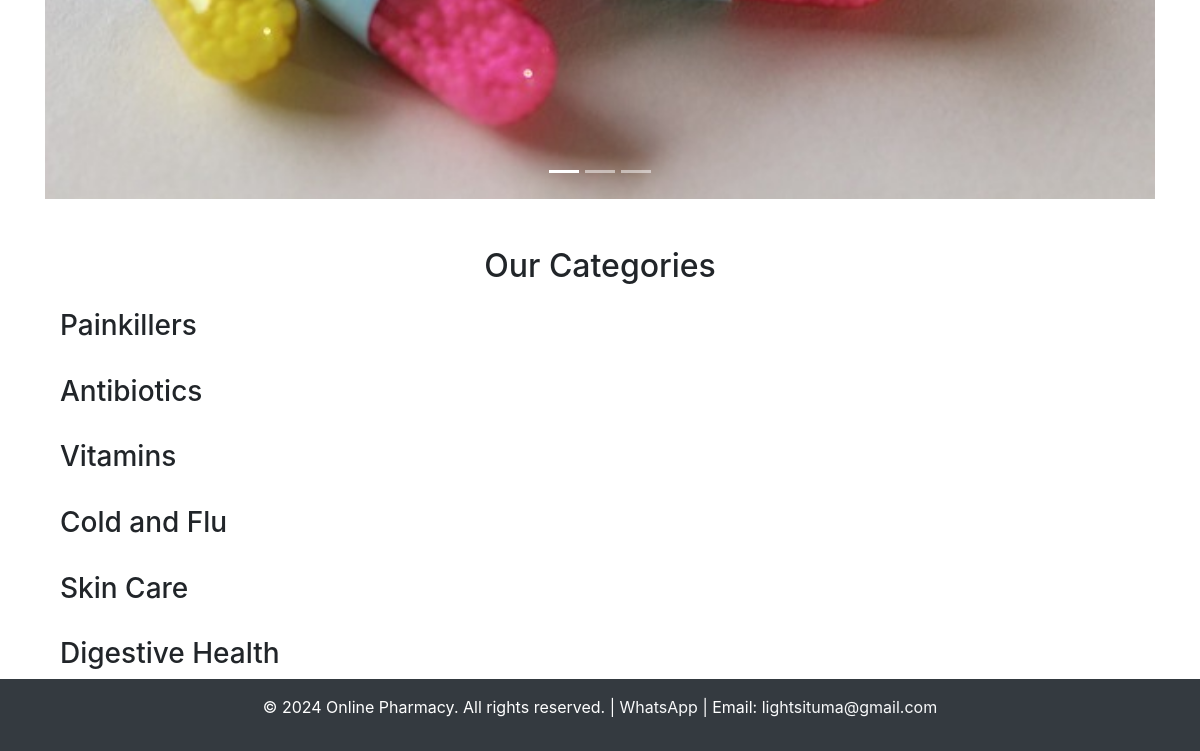
/ (lower part), run on an earlier commit of the app's database.
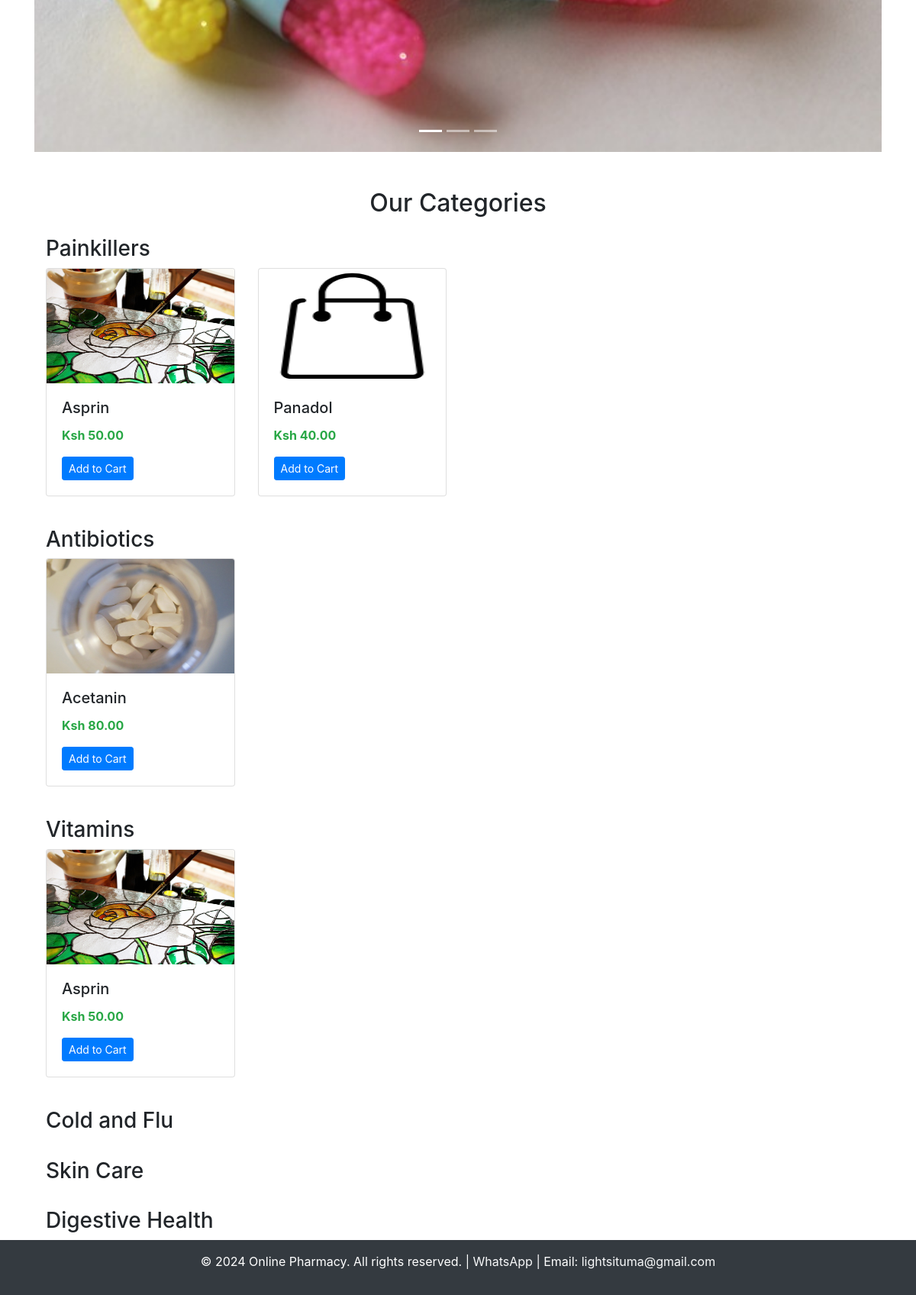
And on a later commit of the database.
### pharmacy_app/models.py (models this page shows, shortened)
class Medicine(models.Model):
    name = models.CharField(max_length=100)
    category = models.CharField(max_length=50)
    price = models.DecimalField(max_digits=10, decimal_places=2)
    stock = models.PositiveIntegerField()
    description = models.TextField()
    image = models.ImageField(upload_to='medicine_images/', blank=True, null=True)

### pharmacy_app/views.py (the view)
# urls.py: 2. Add a URL to urlpatterns:  path('', views.home, name='home')
def home(request):
    medicines_by_category = {
        'Painkillers': Medicine.objects.filter(category='Painkillers')[:4],
        'Antibiotics': Medicine.objects.filter(category='Antibiotics')[:4],
        'Vitamins': Medicine.objects.filter(category='Vitamins')[:4],
        'Cold and Flu' : Medicine.objects.filter(category='Cold and Flu')[:4],
        'Skin Care' : Medicine.objects.filter(category='Skin Care')[:4],
        'Digestive Health' : Medicine.objects.filter(category='Digestive Health')[:4]
    }
    carousel_images = [
        'images/medicine2.jpg',
        'images/capsules.jpg',
        'images/tablets.jpg',
    ]
    context = {
        'medicines_by_category': medicines_by_category,
        'carousel_images': carousel_images,
    }
    return render(request, 'base.html', context)

### pharmacy_app/templates/base.html (shortened to what this page needs)
<!DOCTYPE html>
<html lang="en">
<head>
    {% load static %}
    <link rel="stylesheet" href="https://stackpath.bootstrapcdn.com/bootstrap/4.5.2/css/bootstrap.min.css">
</head>
<body>
    <div class="container content mt-4">
        {% block content %}
        <div id="carouselExampleIndicators" class="carousel slide" data-ride="carousel">
    <ol class="carousel-indicators">
        {% for image in carousel_images %}
        <li data-target="#carouselExampleIndicators" data-slide-to="{{ forloop.counter0 }}" class="{% if forloop.first %}active{% endif %}"></li>
        {% endfor %}
    </ol>
    <div class="carousel-inner">
        {% for image in carousel_images %}
        <div class="carousel-item {% if forloop.first %}active{% endif %}">
            <img src="{% static image %}" class="d-block w-100" alt="Banner {{ forloop.counter }}">
        </div>
        {% endfor %}
    </div>
    <a class="carousel-control-prev" href="#carouselExampleIndicators" role="button" data-slide="prev">
    </a>
    <a class="carousel-control-next" href="#carouselExampleIndicators" role="button" data-slide="next">
    </a>
</div>
        <div class="container mt-5">
    <h2 class="text-center">Our Categories</h2>
    {% for category, medicines in medicines_by_category.items %}
    <h3 class="mt-4">{{ category }}</h3>
    <div class="row">
        {% for medicine in medicines %}
        <div class="col-md-3 mb-3">
            <div class="card">
                {% if medicine.image %}
                <img class="card-img-top" src="{{ medicine.image.url }}" alt="{{ medicine.name }}" style="height: 150px;">
                {% else %}
                <img class="card-img-top" src="{% static 'images/img.png' %}" alt="No Image" style="height: 150px;">
                {% endif %}
                <div class="card-body">
                    <h5 class="card-title">{{ medicine.name }}</h5>
                    <p class="text-success"><strong>Ksh {{ medicine.price }}</strong></p>
                    <a href="{% url 'add_to_cart' medicine.pk %}" class="btn btn-primary btn-sm">Add to Cart</a>
                </div>
            </div>
        </div>
        {% endfor %}
    </div>
    {% endfor %}
</div>
        {% endblock %}
    </div>
    <footer class="bg-dark text-white text-center py-3">
        <p>&copy; 2024 Online Pharmacy. All rights reserved. | <a href="https://wa.me/254798093549" class="text-light">WhatsApp</a> | Email: <a href="mailto:lightsituma@gmail.com" class="text-light">lightsituma@gmail.com</a></p>
    </footer>
</body>
</html>

What changed in the data, as far as the page shows it:
now on this page (row edited): Medicine: image (picture), name "Asprin", price "50.00", shown under "Painkillers"
now on this page (row edited): Medicine: name "Panadol", price "40.00", shown under "Painkillers"
added Medicine: image (picture), name "Acetanin", price "80.00", shown under "Antibiotics"
now on this page (row edited): Medicine: image (picture), name "Asprin", price "50.00", shown under "Vitamins"
